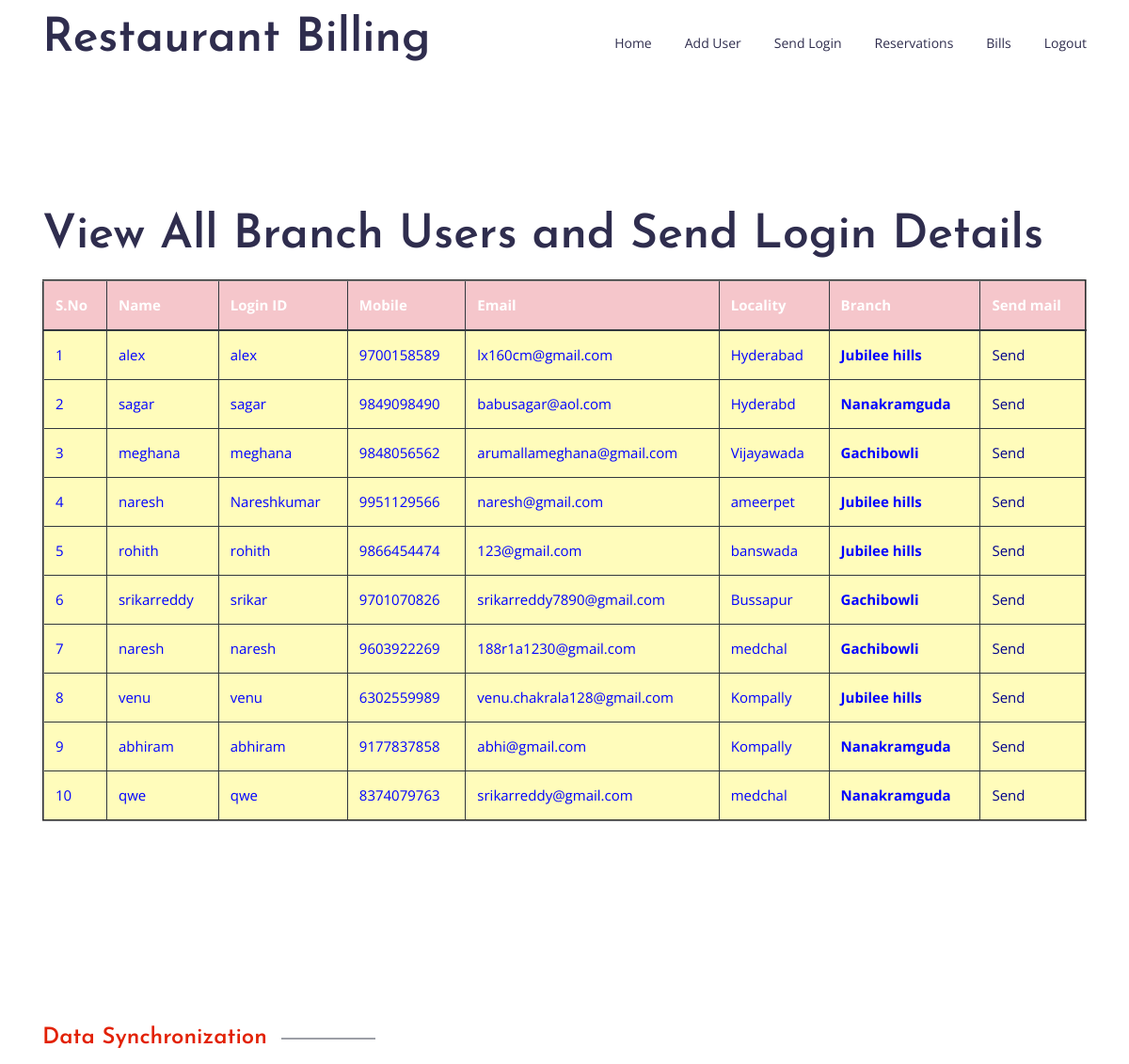
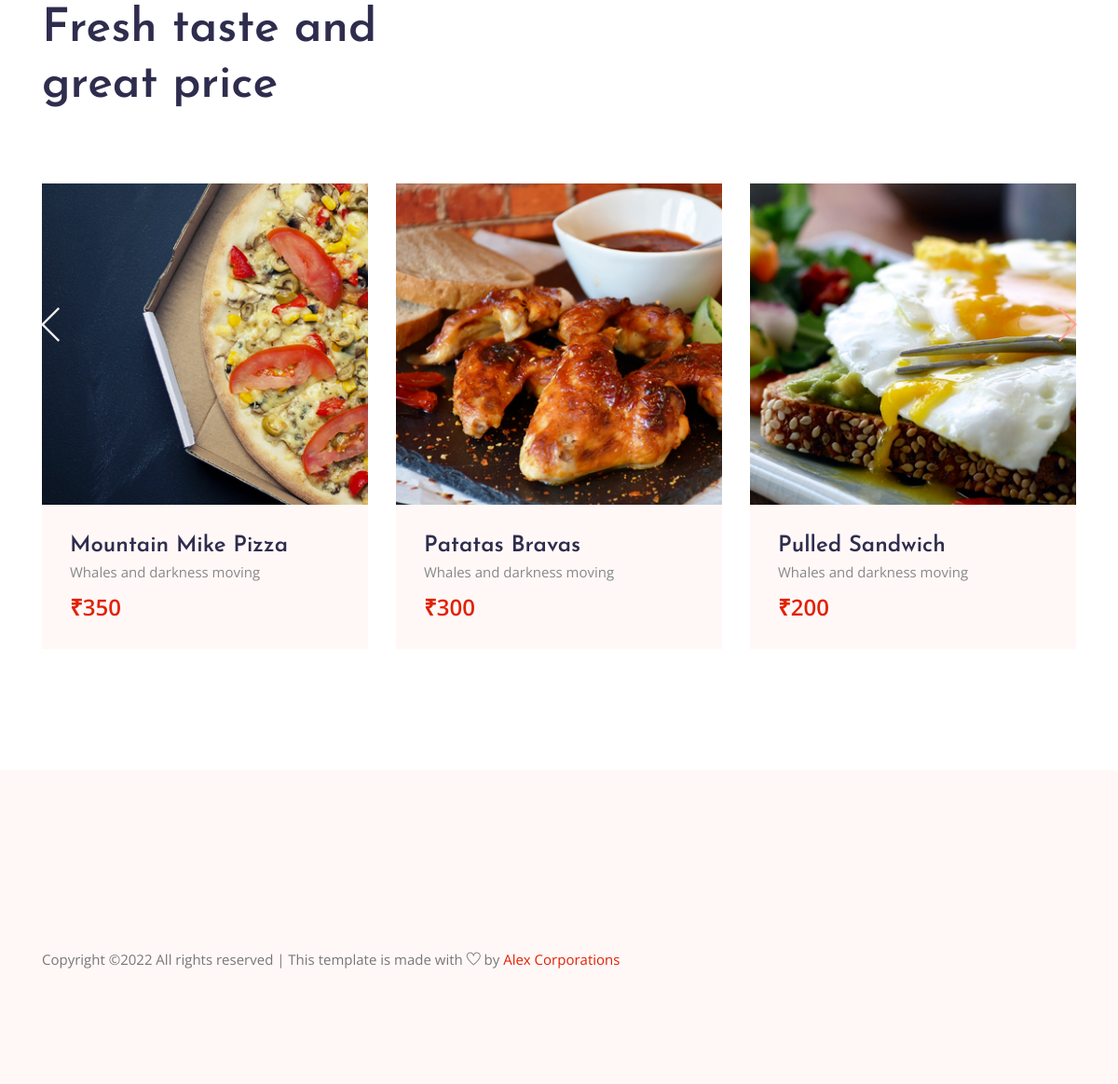
/ri/AdminSendingMailsToBrachUsers/, run on the app's committed database (2 pictures, top to bottom).
### RestaurantInformation/models.py (models this page shows, shortened)
class BranchUserRegisterModel(models.Model):
    name = models.CharField(max_length=100)
    loginid = models.CharField(unique=True, max_length=100)
    password = models.CharField(max_length=100)
    mobile = models.CharField(unique=True, max_length=100)
    email = models.CharField(unique=True, max_length=100)
    locality = models.CharField(max_length=100)
    address = models.CharField(max_length=1000)
    city = models.CharField(max_length=100)
    state = models.CharField(max_length=100)
    branch = models.CharField(max_length=100)
    USERNAME_FIELD = 'loginid'
    REQUIRED_FIELDS = ['password']
    is_anonymous = models.BooleanField(default=False)
    is_authenticated = models.BooleanField(default=False)
    objects=UserManager()
    class Meta:
        db_table = 'BranchUsers'

### RestaurantInformation/views.py (the view)
# urls.py: path('AdminSendingMailsToBrachUsers/', admins.AdminSendingMailsToBrachUsers, name='AdminSendingMailsToBrachUsers'),
def AdminSendingMailsToBrachUsers(request):
    id = request.GET.get('uid')
    print('Your ID is ',id)
    try:
        check = BranchUserRegisterModel.objects.get(id=id)
        loginname = check.loginid
        loginpass = check.password
        branch = check.branch
        email = check.email
        sub = "[" + str(today) + "]Login Details of the Branch " + branch
        mailbody = "Dear user, this is your login details of the Restaurant at our branch " + branch + "Login id " \
                                                                                                       "<loginname>" + \
                   loginname + "</loginname> and password is " + loginpass
        email_from = settings.EMAIL_HOST_USER
        recipient_list = [email, ]
        obj = send_mail(sub, mailbody, email_from, recipient_list)
        print('Mail Object is ' + obj)
    except Exception as ex:
        pass
    data = BranchUserRegisterModel.objects.all()
    return render(request, 'admins/ViewAllBranchUsers.html', {'data': data})

### assets/templates/admins/ViewAllBranchUsers.html
{%extends 'admins/adminbase.html'%}
{%load static%}
{%block contents%}
<section class="about section-margin pb-xl-70">
    <div class="container">
        <h2>View All Branch Users and Send Login Details</h2>
      <p>
 <table border="2px" class="table table-hover table-dark">
                    <thead>
                    <tr class="table-danger">
                        <th scope="col">S.No</th>
                        <th scope="col">Name</th>
                        <th scope="col">Login ID</th>
                        <th scope="col">Mobile</th>
                        <th scope="col">Email</th>
                        <th scope="col">Locality</th>
                        <th scope="col">Branch</th>
                        <th scope="col">Send mail</th>
                    </tr>
                    </thead>
                    <tbody>
                    {% for i in data %}
                    <tr scope="row" style="color: BLUE; background-color:#FFFCBB">
                        <td>{{forloop.counter}}</td>
                        <td>{{i.name}}</td>
                        <td>{{i.loginid}}</td>
                        <td>{{i.mobile}}</td>
                        <td>{{i.email}}</td>
                        <td>{{i.locality}}</td>
                        <td><strong>{{i.branch}}</strong></td>
                        <td><a class="btn-link" href="{%url 'AdminSendingMailsToBrachUsers'%}?uid={{ i.id }}" style="color:DARKBLUE">Send</a></td>
                    </tr>
                    {% endfor %}
                    </tbody>
                </table>
                        </p>
    </div>
  </section>
{%endblock%}

### assets/templates/admins/adminbase.html (shortened to what this page needs)
<!DOCTYPE html>
{%load static%}
<html lang="en">
<head>
  <link rel="stylesheet" href="{%static 'vendors/bootstrap/bootstrap.min.css'%}">
  <link rel="stylesheet" href="{%static 'vendors/themify-icons/themify-icons.css'%}">
  <link rel="stylesheet" href="{%static 'vendors/owl-carousel/owl.theme.default.min.css'%}">
  <link rel="stylesheet" href="{%static 'vendors/owl-carousel/owl.carousel.min.css'%}">
  <link rel="stylesheet" href="{%static 'vendors/Magnific-Popup/magnific-popup.css'%}">
  <link rel="stylesheet" href="{%static 'css/style.css'%}">
</head>
<body>
  <header class="header_area">
    <div class="main_menu">
      <nav class="navbar navbar-expand-lg navbar-light">
        <div class="container box_1620">
          <a class="navbar-brand logo_h" href="{%url 'AdminHome'%}"><h2>Restaurant Billing</h2></a>
            <div class="collapse navbar-collapse offset" id="navbarSupportedContent">
            <ul class="nav navbar-nav menu_nav justify-content-end">
              <li class="nav-item"><a class="nav-link" href="{%url 'AdminHome'%}">Home</a></li>
              <li class="nav-item"><a class="nav-link" href="{%url 'AdminAddBranchUserForm'%}">Add User</a></li>
              <li class="nav-item"><a class="nav-link" href="{%url 'AdminSendingLoginDetails'%}">Send Login</a></li>
              <li class="nav-item"><a class="nav-link" href="{%url 'AdminViewAllReservations'%}">Reservations</a></li>
              <li class="nav-item"><a class="nav-link" href="{%url 'AdminViewALLBillsForm'%}">Bills</a></li>
              <li class="nav-item"><a class="nav-link" href="{%url 'logout'%}">Logout</a>
            </ul>
          </div>
        </div>
      </nav>
    </div>
  </header>
  {%block contents%}
  {%endblock%}
  <section class="section-margin mb-lg-100">
    <div class="container">
      <div class="section-intro mb-75px">
        <h4 class="intro-title">Data Synchronization</h4>
        <h2>Fresh taste and great price</h2>
      </div>
      <div class="owl-carousel owl-theme featured-carousel">
        <div class="featured-item">
          <img class="card-img rounded-0" src="{%static 'img/home/featured1.png'%}" alt="">
          <div class="item-body">
            <a href="#">
              <h3>Mountain Mike Pizza</h3>
            </a>
            <p>Whales and darkness moving</p>
            <div class="d-flex justify-content-between">
              <h3 class="price-tag">&#x20B9;350</h3>
            </div>
          </div>
        </div>
        <div class="featured-item">
          <img class="card-img rounded-0" src="{%static 'img/home/featured2.png'%}" alt="">
          <div class="item-body">
            <a href="#">
              <h3>Patatas Bravas</h3>
            </a>
            <p>Whales and darkness moving</p>
            <div class="d-flex justify-content-between">
              <h3 class="price-tag">&#x20B9;300</h3>
            </div>
          </div>
        </div>
        <div class="featured-item">
          <img class="card-img rounded-0" src="{%static 'img/home/featured3.png'%}" alt="">
          <div class="item-body">
            <a href="#">
              <h3>Pulled Sandwich</h3>
            </a>
            <p>Whales and darkness moving</p>
            <div class="d-flex justify-content-between">
              <h3 class="price-tag">&#x20B9;200</h3>
            </div>
          </div>
        </div>
      </div>
    </div>
  </section>
  <footer class="footer-area section-gap">
		<div class="container">
			<div class="footer-bottom row align-items-center text-center text-lg-left">
				<p class="footer-text m-0 col-lg-8 col-md-12">
Copyright &copy;<script>document.write(new Date().getFullYear());</script> All rights reserved | This template is made with <i class="ti-heart" aria-hidden="true"></i> by <a href="#" target="_blank">Alex Corporations</a>
</p>
			</div>
		</div>
	</footer>
</body>
</html>

### assets/static/css/style.css (style rules this page uses)
body { color:#888;font-family:"Open Sans",sans-serif;font-size:15px;font-weight:400;line-height:1.8 }
ul { list-style-type:none;margin:0;padding:0 }
h1,h2,h3,h4,h5,h6 { font-family:"Josefin Sans",sans-serif;color:#2f2d4e;line-height:1.2 }
h2,.h2 { font-weight:600;font-size:26px }
@media (min-width: 1200px) { h2,.h2 { font-size:50px } }
h3,.h3 { font-size:24px;font-weight:600 }
h4,.h4 { font-size:24px;font-weight:600 }
.mb-75px { margin-bottom:35px }
@media (min-width: 992px) { .mb-75px { margin-bottom:75px } }
.section-margin { margin:65px 0 }
@media (min-width: 992px) { .section-margin { margin:130px 0 } }
@media (min-width: 1200px) { .pb-xl-70 { padding-bottom:70px } }
@media (min-width: 992px) { .mb-lg-100 { margin-bottom:100px } }
.header_area { transition:background 0.4s, all 0.3s linear }
.header_area .navbar-brand { margin-right:30px;padding:0 }
.header_area .menu_nav { width:100% }
.header_area .navbar { background:transparent;border:0px;border-radius:0px;width:100%;padding-top:0;padding-bottom:0 }
.header_area .navbar .nav .nav-item { margin-right:35px }
.header_area .navbar .nav .nav-item .nav-link { font-family:"Open Sans",sans-serif;color:#2f2d4e;text-transform:capitalize;font-size:14px;font-weight:400;padding:33px 0;display:inline-block }
.header_area .navbar .nav .nav-item .nav-link:after { display:none }
.header_area .navbar .nav .nav-item:last-child { margin-right:0px }
.section-intro { max-width:460px }
.section-intro .intro-title { display:inline-block;font-size:24px;color:#e22104;padding-right:115px;position:relative;margin-bottom:15px }
.section-intro .intro-title::after { content:"";display:block;height:1px;min-width:100px;background-color:#3a414e;position:absolute;top:50%;right:0;transform:translateY(-50%) }
.featured-item { background:#fff8f7;-webkit-transition:all 0.3s ease 0s;-moz-transition:all 0.3s ease 0s;-o-transition:all 0.3s ease 0s;transition:all 0.3s ease 0s }
.featured-item a { display:inline-block }
.featured-item h3 { margin-bottom:0 }
.featured-item p { margin-bottom:10px }
.featured-item .item-body { padding:30px }
.price-tag { font-family:"Open Sans",sans-serif;color:#e22104 }
.featured-carousel { position:relative }
.footer-area { padding:120px 0px 120px;background:#fff8f7 }
.footer-area .footer-bottom { margin-top:70px }
.footer-area .footer-bottom p { color:#777 }
.footer-area .footer-bottom p a { color:#e22104 }

### data on the page
BranchUserRegisterModel: name "alex", loginid "alex", mobile "9700158589", email "lx160cm@gmail.com", locality "Hyderabad", branch "Jubilee hills"
BranchUserRegisterModel: name "sagar", loginid "sagar", mobile "9849098490", email "babusagar@aol.com", locality "Hyderabd", branch "Nanakramguda"
BranchUserRegisterModel: name "meghana", loginid "meghana", mobile "9848056562", email "arumallameghana@gmail.com", locality "Vijayawada", branch "Gachibowli"
BranchUserRegisterModel: name "naresh", loginid "Nareshkumar", mobile "9951129566", email "naresh@gmail.com", locality "ameerpet", branch "Jubilee hills"
BranchUserRegisterModel: name "rohith", loginid "rohith", mobile "9866454474", email "123@gmail.com", locality "banswada", branch "Jubilee hills"
BranchUserRegisterModel: name "srikarreddy", loginid "srikar", mobile "9701070826", email "srikarreddy7890@gmail.com", locality "Bussapur", branch "Gachibowli"
BranchUserRegisterModel: name "naresh", loginid "naresh", mobile "9603922269", email "188r1a1230@gmail.com", locality "medchal", branch "Gachibowli"
BranchUserRegisterModel: name "venu", loginid "venu", mobile "6302559989", email "venu.chakrala128@gmail.com", locality "Kompally", branch "Jubilee hills"
BranchUserRegisterModel: name "abhiram", loginid "abhiram", mobile "9177837858", email "abhi@gmail.com", locality "Kompally", branch "Nanakramguda"
BranchUserRegisterModel: name "qwe", loginid "qwe", mobile "8374079763", email "srikarreddy@gmail.com", locality "medchal", branch "Nanakramguda"
